Frame 1 (no input): blank canvas, image omitted
Frame 60 (no input): blank canvas, image omitted
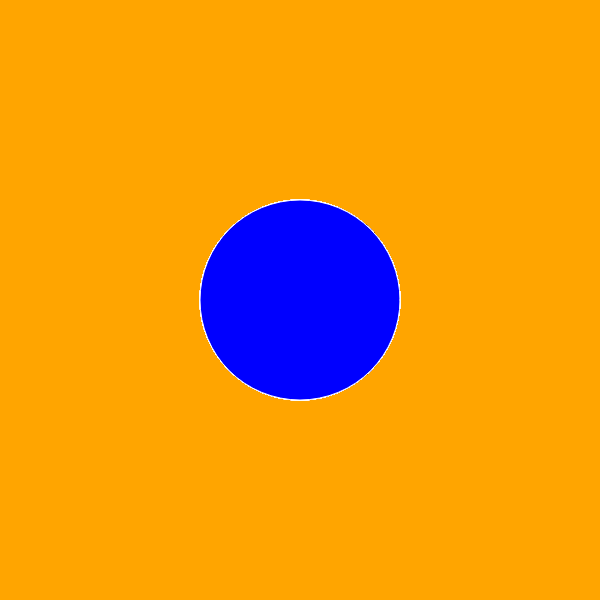
Frame 120 (the mouse pressed at the canvas centre since frame 60)

The p5.js sketch whose frames 1 and 60 were blank and that drew this single picture after the mouse press (run headless with seeded random() and noise() and a simulated clock; from frame 60 on, the mouse is pressed at the canvas centre):

// p5.js sketch
// ── sketch.js
function setup() {
  createCanvas(600, 600);
  background("orange");
}

function draw() {
  
  stroke("white");
  fill("blue");
  
  if(mouseIsPressed){
    circle(mouseX,mouseY,200)
  }
}
